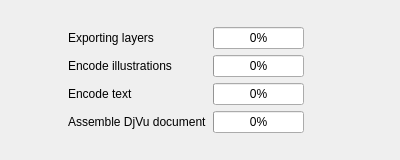
<?xml version="1.0" encoding="UTF-8"?>
<ui version="4.0">
 <class>EncodingProgressWidget</class>
 <widget class="QWidget" name="EncodingProgressWidget">
  <property name="geometry">
   <rect>
    <x>0</x>
    <y>0</y>
    <width>400</width>
    <height>160</height>
   </rect>
  </property>
  <property name="windowTitle">
   <string>Form</string>
  </property>
  <layout class="QHBoxLayout" name="horizontalLayout">
   <item>
    <spacer name="horizontalSpacer">
     <property name="orientation">
      <enum>Qt::Horizontal</enum>
     </property>
     <property name="sizeHint" stdset="0">
      <size>
       <width>40</width>
       <height>20</height>
      </size>
     </property>
    </spacer>
   </item>
   <item>
    <widget class="QWidget" name="widget" native="true">
     <property name="sizePolicy">
      <sizepolicy hsizetype="Preferred" vsizetype="Maximum">
       <horstretch>0</horstretch>
       <verstretch>0</verstretch>
      </sizepolicy>
     </property>
     <layout class="QGridLayout" name="gridLayout_2">
      <item row="2" column="2">
       <widget class="QLabel" name="lblStateEncodeTxt">
        <property name="enabled">
         <bool>false</bool>
        </property>
        <property name="sizePolicy">
         <sizepolicy hsizetype="Fixed" vsizetype="Preferred">
          <horstretch>0</horstretch>
          <verstretch>0</verstretch>
         </sizepolicy>
        </property>
        <property name="minimumSize">
         <size>
          <width>22</width>
          <height>0</height>
         </size>
        </property>
        <property name="text">
         <string/>
        </property>
        <property name="pixmap">
         <pixmap resource="../../../../app/resources/resources.qrc">:/icons/checkmark.png</pixmap>
        </property>
       </widget>
      </item>
      <item row="1" column="1">
       <widget class="QProgressBar" name="pbEncodePic">
        <property name="sizePolicy">
         <sizepolicy hsizetype="Expanding" vsizetype="Preferred">
          <horstretch>0</horstretch>
          <verstretch>0</verstretch>
         </sizepolicy>
        </property>
        <property name="value">
         <number>0</number>
        </property>
       </widget>
      </item>
      <item row="2" column="0">
       <widget class="QLabel" name="lblEncodeTxtDesc">
        <property name="text">
         <string>Encode text</string>
        </property>
       </widget>
      </item>
      <item row="0" column="2">
       <widget class="QLabel" name="lblStateExport">
        <property name="enabled">
         <bool>false</bool>
        </property>
        <property name="sizePolicy">
         <sizepolicy hsizetype="Fixed" vsizetype="Preferred">
          <horstretch>0</horstretch>
          <verstretch>0</verstretch>
         </sizepolicy>
        </property>
        <property name="minimumSize">
         <size>
          <width>22</width>
          <height>0</height>
         </size>
        </property>
        <property name="text">
         <string/>
        </property>
        <property name="pixmap">
         <pixmap resource="../../../../app/resources/resources.qrc">:/icons/checkmark.png</pixmap>
        </property>
       </widget>
      </item>
      <item row="0" column="1">
       <widget class="QProgressBar" name="pbExport">
        <property name="sizePolicy">
         <sizepolicy hsizetype="Expanding" vsizetype="Preferred">
          <horstretch>0</horstretch>
          <verstretch>0</verstretch>
         </sizepolicy>
        </property>
        <property name="value">
         <number>0</number>
        </property>
       </widget>
      </item>
      <item row="1" column="2">
       <widget class="QLabel" name="lblStateEncodePic">
        <property name="enabled">
         <bool>false</bool>
        </property>
        <property name="sizePolicy">
         <sizepolicy hsizetype="Fixed" vsizetype="Preferred">
          <horstretch>0</horstretch>
          <verstretch>0</verstretch>
         </sizepolicy>
        </property>
        <property name="minimumSize">
         <size>
          <width>22</width>
          <height>0</height>
         </size>
        </property>
        <property name="text">
         <string/>
        </property>
        <property name="pixmap">
         <pixmap resource="../../../../app/resources/resources.qrc">:/icons/checkmark.png</pixmap>
        </property>
       </widget>
      </item>
      <item row="0" column="0">
       <widget class="QLabel" name="lblExportDesc">
        <property name="text">
         <string>Exporting layers</string>
        </property>
       </widget>
      </item>
      <item row="1" column="0">
       <widget class="QLabel" name="lblEncodePicDesc">
        <property name="text">
         <string>Encode illustrations</string>
        </property>
       </widget>
      </item>
      <item row="3" column="1">
       <widget class="QProgressBar" name="pbAssemble">
        <property name="sizePolicy">
         <sizepolicy hsizetype="Expanding" vsizetype="Preferred">
          <horstretch>0</horstretch>
          <verstretch>0</verstretch>
         </sizepolicy>
        </property>
        <property name="value">
         <number>0</number>
        </property>
       </widget>
      </item>
      <item row="3" column="2">
       <widget class="QLabel" name="lblStateAssemble">
        <property name="enabled">
         <bool>false</bool>
        </property>
        <property name="sizePolicy">
         <sizepolicy hsizetype="Fixed" vsizetype="Preferred">
          <horstretch>0</horstretch>
          <verstretch>0</verstretch>
         </sizepolicy>
        </property>
        <property name="minimumSize">
         <size>
          <width>22</width>
          <height>0</height>
         </size>
        </property>
        <property name="text">
         <string/>
        </property>
        <property name="pixmap">
         <pixmap resource="../../../../app/resources/resources.qrc">:/icons/checkmark.png</pixmap>
        </property>
       </widget>
      </item>
      <item row="2" column="1">
       <widget class="QProgressBar" name="pbEncodeTxt">
        <property name="sizePolicy">
         <sizepolicy hsizetype="Expanding" vsizetype="Preferred">
          <horstretch>0</horstretch>
          <verstretch>0</verstretch>
         </sizepolicy>
        </property>
        <property name="value">
         <number>0</number>
        </property>
       </widget>
      </item>
      <item row="3" column="0">
       <widget class="QLabel" name="lblAssembleDesc">
        <property name="text">
         <string>Assemble DjVu document</string>
        </property>
       </widget>
      </item>
     </layout>
    </widget>
   </item>
   <item>
    <spacer name="horizontalSpacer_2">
     <property name="orientation">
      <enum>Qt::Horizontal</enum>
     </property>
     <property name="sizeHint" stdset="0">
      <size>
       <width>40</width>
       <height>20</height>
      </size>
     </property>
    </spacer>
   </item>
  </layout>
 </widget>
 <resources>
  <include location="../../../../app/resources/resources.qrc"/>
 </resources>
 <connections/>
</ui>
